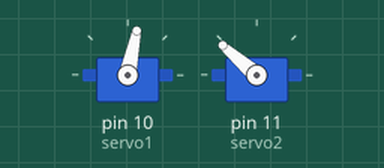
This sketch was run on a simulated Arduino Uno, built with avr-gcc and run on an emulated ATmega328P. Shown: 2 × servo.

Above: at 0.1 s.
At 15.1 s:
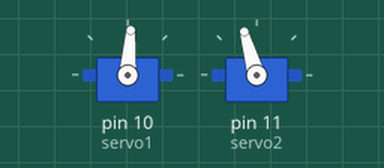
At 22.2 s:
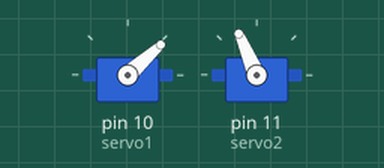
At 30.2 s:
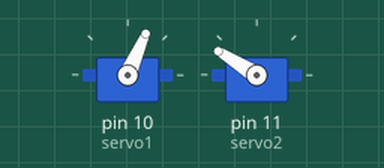
Timing chart, 0 to 35.0 s (numbered marks = the images above):
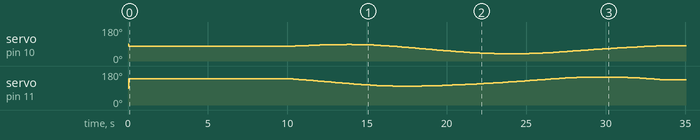

The sketch:

sketch_jun25a.ino
```cpp
#include <math.h>
#include <Servo.h>

Servo servo1, servo2;

const double L1 = 13.4, L2 = 16.4, L3 = 4.8;

double calculateRadian(double x, double y, bool isRight)
{
  double alpha = -(x + (isRight ? -L3 : L3)) / y;
  double beta = (pow(x, 2) + pow(y, 2) - pow(L3, 2) + pow(L1, 2) - pow(L2, 2)) / (2 * y);

  double A = 1 + pow(alpha, 2);
  double B = L3 + alpha * beta * (isRight ? -1 : 1);
  double C = pow(L3, 2) - pow(L1, 2) + pow(beta, 2);

  double X = (isRight ? 1 : -1) * (B + sqrt(pow(B, 2) - A * C)) / A;
  double Y = alpha * X + beta;

  return asin(Y / L1);
}

void servoWrite(double angle1, double angle2)
{
  const int k = 2300 - 700;

  int pw1 = angle1 / M_PI * k + 700;
  int pw2 = angle2 / M_PI * k + 700;

  servo1.writeMicroseconds(pw1);
  servo2.writeMicroseconds(pw2);
}

void point(double x, double y)
{
  servoWrite(calculateRadian(x, y, false), M_PI - calculateRadian(x, y, true));
}

void line()
{
  point(0.0, 5.0);
  delay(10000);

  for (int i = 0; i <= 150 + 60; i++)
  {
    double x = -5.0 / 150.0 * (i / 10.0);
    double y = 5.0 + (i / 10.0);

    point(x, y);
    delay(50);
  }
}

void circle()
{
  const double h1 = 10.0 / 10.2, h2 = 10.0 / 9.0;

  double x = 1;
  double y = L2 + 6;

  // point(x, y);
  // delay(5000);

  x = 1 + 5 * h1 * cos(0);
  y = L2 + 6 + 5 * h2 * sin(0);

  point(x, y);
  delay(10000);

  for (int i = 0; i <= (360 + 15) * 2; i++)
  {
    x = 1 + 5 * h1 * cos((i / 2.0) * (M_PI / 180.0));
    y = L2 + 6 + 5 * h2 * sin((i / 2.0) * (M_PI / 180.0));

    point(x, y);
    delay(30);
  }
}

void setup()
{
  Serial.begin(9600);
  delay(30);

  servo1.attach(10, 700, 2300);
  servo2.attach(11, 700, 2300);
  delay(30);

  // line();
  circle();
}

void loop()
{
}
```
